Frame 1 (no input): blank canvas, image omitted
Frame 60 (no input): blank canvas, image omitted
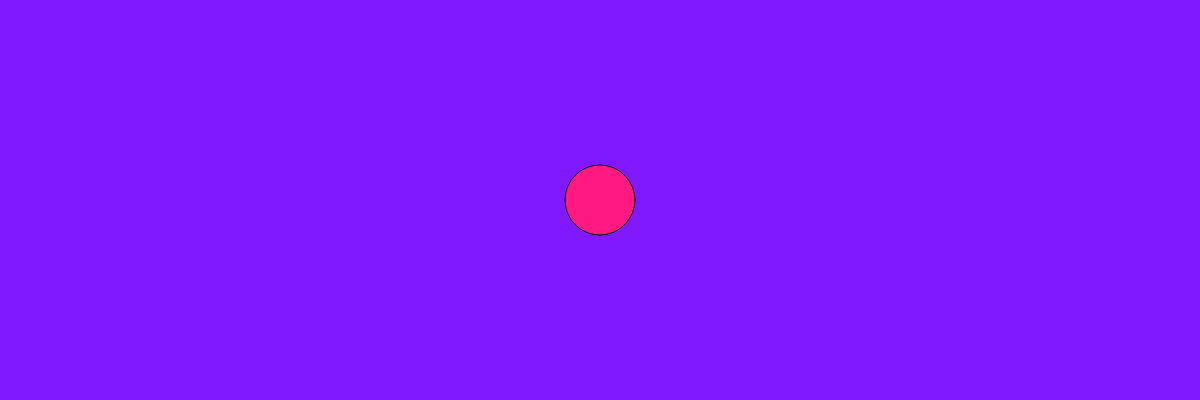
Frame 120 (the mouse pressed at the canvas centre since frame 60)

The p5.js sketch whose frames 1 and 60 were blank and that drew this single picture after the mouse press (run headless with seeded random() and noise() and a simulated clock; from frame 60 on, the mouse is pressed at the canvas centre):

// p5.js sketch
// ── sketch.js


var r = 0;
var g = 50;
var b = 255;

// INITIALIZE ALL YOUR VARIABLES
// Ideally you would create 3 variables. red blue green or r, g, b


function setup(){
 createCanvas(1200,400);

}


function draw(){
  r = map(mouseX,0,1200,0,255);
  g = map(mouseX,0,1200,0,50);
  b = map(mouseY,0,100,0,400)

  background(r,g,b);

  fill(b,g,r);
  ellipse(mouseX,mouseY,70,70);
  // change the value of Red based on the mouse movement about the X axis
  // change the value of Green based on the mouse movement about the X axis
  // change the value of Blue based on the mouse movement about the X axis

  // Use the map() function to do so. 

  // Pass the values to the background() function you have learnt previously.

  // Create an ellipse that will move around with you mouse about the X axis.
  // Remember to fill the canvas with white paint before creating the ellipse.
}
